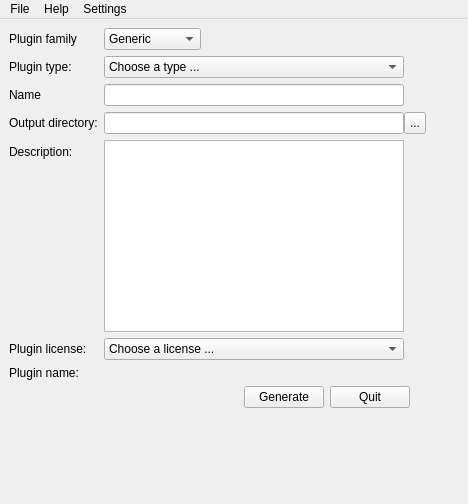
<?xml version="1.0" encoding="UTF-8"?>
<ui version="4.0">
 <class>medPluginGeneratorMainWindow</class>
 <widget class="QMainWindow" name="medPluginGeneratorMainWindow">
  <property name="geometry">
   <rect>
    <x>0</x>
    <y>0</y>
    <width>468</width>
    <height>504</height>
   </rect>
  </property>
  <property name="sizePolicy">
   <sizepolicy hsizetype="Fixed" vsizetype="Fixed">
    <horstretch>0</horstretch>
    <verstretch>0</verstretch>
   </sizepolicy>
  </property>
  <property name="windowTitle">
   <string>Plugin generator</string>
  </property>
  <property name="unifiedTitleAndToolBarOnMac">
   <bool>false</bool>
  </property>
  <widget class="QWidget" name="centralwidget">
   <layout class="QFormLayout" name="formLayout">
    <property name="fieldGrowthPolicy">
     <enum>QFormLayout::FieldsStayAtSizeHint</enum>
    </property>
    <item row="1" column="0">
     <widget class="QLabel" name="label">
      <property name="text">
       <string>Plugin family</string>
      </property>
     </widget>
    </item>
    <item row="1" column="1">
     <widget class="QComboBox" name="FamilyCombo">
      <item>
       <property name="text">
        <string>Generic</string>
       </property>
      </item>
      <item>
       <property name="text">
        <string>Filtering</string>
       </property>
      </item>
      <item>
       <property name="text">
        <string>Registration</string>
       </property>
      </item>
      <item>
       <property name="text">
        <string>Workspace</string>
       </property>
      </item>
      <item>
       <property name="text">
        <string>DataReader</string>
       </property>
      </item>
      <item>
       <property name="text">
        <string>DataWriter</string>
       </property>
      </item>
     </widget>
    </item>
    <item row="2" column="0">
     <widget class="QLabel" name="pluginTypeLabel">
      <property name="text">
       <string>Plugin type:</string>
      </property>
      <property name="buddy">
       <cstring>pluginTypeCombo</cstring>
      </property>
     </widget>
    </item>
    <item row="2" column="1">
     <widget class="QComboBox" name="pluginTypeCombo">
      <property name="minimumSize">
       <size>
        <width>300</width>
        <height>0</height>
       </size>
      </property>
      <item>
       <property name="text">
        <string>Choose a type ...</string>
       </property>
      </item>
      <item>
       <property name="text">
        <string>Data</string>
       </property>
      </item>
      <item>
       <property name="text">
        <string>Process</string>
       </property>
      </item>
      <item>
       <property name="text">
        <string>View</string>
       </property>
      </item>
     </widget>
    </item>
    <item row="3" column="0">
     <widget class="QLabel" name="nameLabel">
      <property name="text">
       <string>Name</string>
      </property>
      <property name="buddy">
       <cstring>nameLineEdit</cstring>
      </property>
     </widget>
    </item>
    <item row="3" column="1">
     <widget class="QLineEdit" name="nameLineEdit">
      <property name="minimumSize">
       <size>
        <width>300</width>
        <height>0</height>
       </size>
      </property>
     </widget>
    </item>
    <item row="4" column="0">
     <widget class="QLabel" name="outputPathLabel">
      <property name="text">
       <string>Output directory:</string>
      </property>
      <property name="buddy">
       <cstring>pathLineEdit</cstring>
      </property>
     </widget>
    </item>
    <item row="4" column="1">
     <layout class="QHBoxLayout" name="horizontalLayout">
      <property name="spacing">
       <number>0</number>
      </property>
      <item>
       <widget class="QLineEdit" name="pathLineEdit">
        <property name="minimumSize">
         <size>
          <width>300</width>
          <height>0</height>
         </size>
        </property>
        <property name="readOnly">
         <bool>false</bool>
        </property>
       </widget>
      </item>
      <item>
       <widget class="QToolButton" name="pathToolButton">
        <property name="sizePolicy">
         <sizepolicy hsizetype="Fixed" vsizetype="Fixed">
          <horstretch>0</horstretch>
          <verstretch>0</verstretch>
         </sizepolicy>
        </property>
        <property name="maximumSize">
         <size>
          <width>22</width>
          <height>22</height>
         </size>
        </property>
        <property name="text">
         <string>...</string>
        </property>
       </widget>
      </item>
     </layout>
    </item>
    <item row="5" column="0">
     <widget class="QLabel" name="descriptionLabel">
      <property name="text">
       <string>Description:</string>
      </property>
     </widget>
    </item>
    <item row="5" column="1">
     <widget class="QTextEdit" name="descriptionTextEdit">
      <property name="sizePolicy">
       <sizepolicy hsizetype="Fixed" vsizetype="Preferred">
        <horstretch>0</horstretch>
        <verstretch>0</verstretch>
       </sizepolicy>
      </property>
      <property name="minimumSize">
       <size>
        <width>300</width>
        <height>100</height>
       </size>
      </property>
      <property name="maximumSize">
       <size>
        <width>300</width>
        <height>16777215</height>
       </size>
      </property>
      <property name="text" stdset="0">
       <string/>
      </property>
     </widget>
    </item>
    <item row="6" column="0">
     <widget class="QLabel" name="pluginLicenseLabel">
      <property name="text">
       <string>Plugin license:</string>
      </property>
      <property name="buddy">
       <cstring>pluginTypeCombo</cstring>
      </property>
     </widget>
    </item>
    <item row="6" column="1">
     <widget class="QComboBox" name="pluginLicenseCombo">
      <property name="minimumSize">
       <size>
        <width>300</width>
        <height>0</height>
       </size>
      </property>
      <item>
       <property name="text">
        <string>Choose a license ...</string>
       </property>
      </item>
      <item>
       <property name="text">
        <string>Apache</string>
       </property>
      </item>
      <item>
       <property name="text">
        <string>Artistic</string>
       </property>
      </item>
      <item>
       <property name="text">
        <string>BSD</string>
       </property>
      </item>
      <item>
       <property name="text">
        <string>Cecill</string>
       </property>
      </item>
      <item>
       <property name="text">
        <string>GPL</string>
       </property>
      </item>
      <item>
       <property name="text">
        <string>LGPL</string>
       </property>
      </item>
     </widget>
    </item>
    <item row="7" column="0">
     <widget class="QLabel" name="outputPluginLabel">
      <property name="text">
       <string>Plugin name:</string>
      </property>
     </widget>
    </item>
    <item row="7" column="1">
     <widget class="QLabel" name="outputNameLabel">
      <property name="sizePolicy">
       <sizepolicy hsizetype="Fixed" vsizetype="Preferred">
        <horstretch>0</horstretch>
        <verstretch>0</verstretch>
       </sizepolicy>
      </property>
      <property name="minimumSize">
       <size>
        <width>300</width>
        <height>0</height>
       </size>
      </property>
      <property name="maximumSize">
       <size>
        <width>300</width>
        <height>16777215</height>
       </size>
      </property>
      <property name="text">
       <string/>
      </property>
      <property name="scaledContents">
       <bool>true</bool>
      </property>
      <property name="alignment">
       <set>Qt::AlignRight|Qt::AlignTrailing|Qt::AlignVCenter</set>
      </property>
     </widget>
    </item>
    <item row="8" column="1">
     <layout class="QHBoxLayout" name="horizontalLayout_4" stretch="0,0,0">
      <property name="leftMargin">
       <number>100</number>
      </property>
      <property name="topMargin">
       <number>0</number>
      </property>
      <item>
       <spacer name="horizontalSpacer">
        <property name="orientation">
         <enum>Qt::Horizontal</enum>
        </property>
        <property name="sizeType">
         <enum>QSizePolicy::Maximum</enum>
        </property>
        <property name="sizeHint" stdset="0">
         <size>
          <width>40</width>
          <height>20</height>
         </size>
        </property>
       </spacer>
      </item>
      <item>
       <widget class="QPushButton" name="generateButton">
        <property name="text">
         <string>Generate</string>
        </property>
       </widget>
      </item>
      <item>
       <widget class="QPushButton" name="quitButton">
        <property name="text">
         <string>Quit</string>
        </property>
       </widget>
      </item>
     </layout>
    </item>
   </layout>
  </widget>
  <widget class="QMenuBar" name="menubar">
   <property name="geometry">
    <rect>
     <x>0</x>
     <y>0</y>
     <width>468</width>
     <height>29</height>
    </rect>
   </property>
   <widget class="QMenu" name="menuFile">
    <property name="title">
     <string>File</string>
    </property>
    <addaction name="generateAction"/>
    <addaction name="separator"/>
    <addaction name="quitAction"/>
   </widget>
   <widget class="QMenu" name="menuHelp">
    <property name="title">
     <string>Help</string>
    </property>
    <addaction name="aboutAction"/>
   </widget>
   <widget class="QMenu" name="menuSettings">
    <property name="title">
     <string>Settings</string>
    </property>
    <addaction name="actionDefault_Path"/>
   </widget>
   <addaction name="menuFile"/>
   <addaction name="menuHelp"/>
   <addaction name="menuSettings"/>
  </widget>
  <action name="quitAction">
   <property name="text">
    <string>Quit</string>
   </property>
  </action>
  <action name="generateAction">
   <property name="text">
    <string>Generate</string>
   </property>
   <property name="shortcut">
    <string>Ctrl+G</string>
   </property>
  </action>
  <action name="helpContentsAction">
   <property name="text">
    <string>Help contents</string>
   </property>
  </action>
  <action name="aboutAction">
   <property name="text">
    <string>About</string>
   </property>
  </action>
  <action name="actionDefault_Path">
   <property name="text">
    <string>DefaultPath...</string>
   </property>
  </action>
 </widget>
 <resources/>
 <connections/>
</ui>
